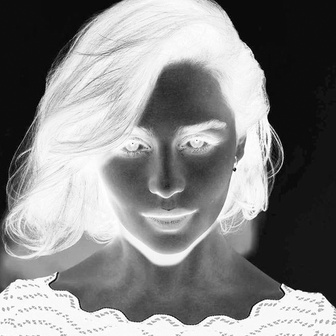
#> input picture Assignment21/img/1.jpg, 336 x 336 px, shrunk from 645 x 645 before the run, found by its file name
$ jupyter execute --allow-errors dice_recognition.ipynb
#> lines starting #> are read from the running program, lines starting #| are printed output that depends on the picture; after the words box and inside, x2 and y2 are one past the last pixel; in counts of white or black regions, pixels touching at a corner belong together; long printed decimals are rounded
[cell 1]
import cv2
import numpy as np
import matplotlib.pyplot as plt

[cell 2]
img = cv2.imread('img/0.jpg')

#> (the rest of this cell did not finish here and is left out)

#> (a cell that did not finish here is left out)

#> (a cell that did not finish here is left out)

#> (a cell that did not finish here is left out)

#> (a cell that did not finish here is left out)

#> (a cell that did not finish here is left out)

#> (a cell that did not finish here is left out)

#> (a cell that did not finish here is left out)

#> (a cell that did not finish here is left out)

#> (a cell that did not finish here is left out)

#> (a cell that did not finish here is left out)

[cell 13]
# [21 lines of commented-out code are left out]

[cell 14]
# 1.jpg
img = cv2.imread('img/1.jpg')
#> img is the input picture: shape (336, 336, 3); min 0, max 255, mean 133.8

rgb_img = cv2.cvtColor(img, cv2.COLOR_BGR2RGB)
plt.imshow(rgb_img)
plt.show()

[cell 15]
gray_img = cv2.cvtColor(img, cv2.COLOR_BGR2GRAY)
plt.imshow(gray_img, cmap='gray')
plt.show()

[cell 16]
thresh = cv2.threshold(gray_img,220,255, cv2.THRESH_BINARY_INV)[1]
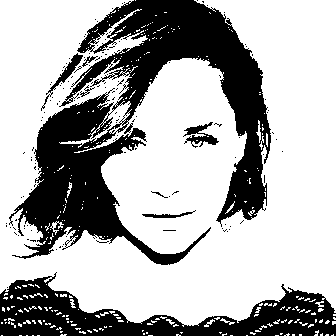
#> thresh: shape (336, 336); 68.2% white; 138 black regions (129 under 20 px), largest, box (x1, y1, x2, y2) and area: (9, 0, 271, 265) 25361, (0, 272, 336, 336) 9204, (183, 122, 219, 148) 370


detected_edges = cv2.Canny(thresh,9, 150, 3)
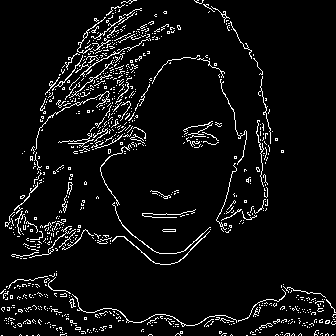
#> detected_edges: shape (336, 336); 5.9% white in thin lines or dots

# [8 lines of commented-out code are left out]

circles = cv2.HoughCircles(detected_edges,cv2.HOUGH_GRADIENT,1.2,20,param1=50,param2=25,minRadius=3,maxRadius=35)
#> circles = 24 rows, first 8: [114.6, 45, 29.04], [108.6, 79.8, 29.04], [76.2, 112.2, 31.68], [100.2, 113.4, 31.68], [53.4, 216.6, 34.32], [95.4, 60.6, 18.48], [162.6, 229.8, 33], [114.6, 132.6, 17.16]
print(circles)
#| [[[114.600  45.        29.040]
#|   [108.600  79.8       29.040]
#|   [ 76.200 112.200  31.68    ]
#|   [100.200 113.4       31.68    ]
#|   [ 53.4      216.6       34.32    ]
#|   [ 95.4       60.600  18.48    ]
#|   [162.6      229.8       33.      ]
#|   [114.600 132.6       17.16    ]
#|   [ 36.600 305.400   25.08    ]
#|   [ 18.6      234.6       22.2     ]
#|   [ 78.600  72.600  17.16    ]
#|   [132.6       29.400  17.16    ]
#> (further printed lines are left out)

plt.imshow(detected_edges, cmap='gray')
plt.show()

[cell 17]
circles=circles[0,:]
for i in circles:
    # draw the outer circle
    cv2.circle(rgb_img,(int(i[0]),int(i[1])),int(i[2]),(0,255,0),2)
    # draw the center of the circle
    cv2.circle(rgb_img,(int(i[0]),int(i[1])),2,(0,0,255),3)
#> this loop made 24 passes
#> i on passes 1 to 12: [114.6, 45, 29.04], [108.6, 79.8, 29.04], [76.2, 112.2, 31.68], [100.2, 113.4, 31.68], [53.4, 216.6, 34.32], [95.4, 60.6, 18.48], [162.6, 229.8, 33], [114.6, 132.6, 17.16], [36.6, 305.4, 25.08], [18.6, 234.6, 22.2], [78.6, 72.6, 17.16], [132.6, 29.4, 17.16]
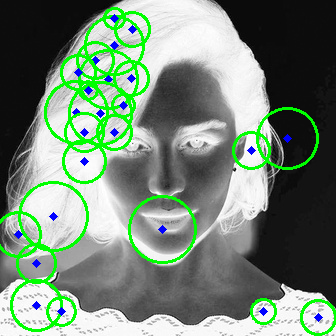
#> rgb_img: shape (336, 336, 3); 8.39% of pixels changed, all inside (x1, y1, x2, y2) = (0, 7, 336, 336)

plt.imshow(rgb_img)
plt.show()

[cell 18]
contours, hierarchy = cv2.findContours(detected_edges, cv2.RETR_EXTERNAL, cv2.CHAIN_APPROX_SIMPLE)
#> contours = 833 contours, 822 with area under 20; largest, box (x1, y1, x2, y2) and area: (112, 231, 210, 265) 44, (112, 202, 211, 254) 34, (77, 17, 106, 54) 30, (52, 55, 83, 91) 29, (72, 294, 237, 327) 28

[cell 19]
print(len(contours))
#| 833
print((hierarchy[0]))
#> (printed output is left out)

[cell 20]
# since we have 2 dices and we want score of each one we need to split 'em into two image then recognise their scores.
x0, y0, w0, h0= cv2.boundingRect(contours[0])
#> x0 = 322; y0 = 335; w0 = 1; h0 = 1
cv2.rectangle(rgb_img, (x0,y0),(x0+w0,y0+h0), (0,255,0),5)
#> rgb_img: shape (336, 336, 3); 0.01% of pixels changed, all inside (x1, y1, x2, y2) = (322, 334, 327, 336)

x1, y1, w1, h1= cv2.boundingRect(contours[1])
#> x1 = 287; y1 = 335; w1 = 1; h1 = 1
cv2.rectangle(rgb_img, (x1,y1),(x1+w1,y1+h1), (0,255,0),5)
#> rgb_img: shape (336, 336, 3); mean R, G, B 116.4, 135.7, 118.6


plt.imshow(rgb_img)

[cell 21]
dice0 = detected_edges[y0:y0+h0, x0:x0+w0]
#> dice0 = [255]
dice1 = detected_edges[y1:y1+h1, x1:x1+w1]
#> dice1 = [255]

plt.imshow(dice0, cmap='gray')
plt.show()
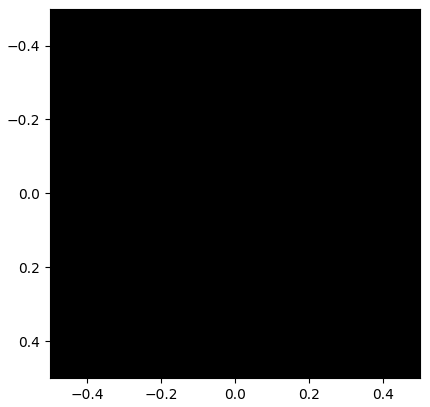
#> figure drawn by matplotlib, 1 panel
plt.imshow(dice1, cmap='gray')
plt.show()

[cell 22]
circles0 = cv2.HoughCircles(dice0,cv2.HOUGH_GRADIENT,1.2,20,param1=50,param2=25,minRadius=3,maxRadius=35)
#> circles0 = None
circles1 = cv2.HoughCircles(dice1,cv2.HOUGH_GRADIENT,1.2,20,param1=50,param2=25,minRadius=3,maxRadius=35)
#> circles1 = None
#> (the rest of this cell did not finish here and is left out)

$ run again, with Assignment21/img/4.jpg copied over Assignment21/img/1.jpg
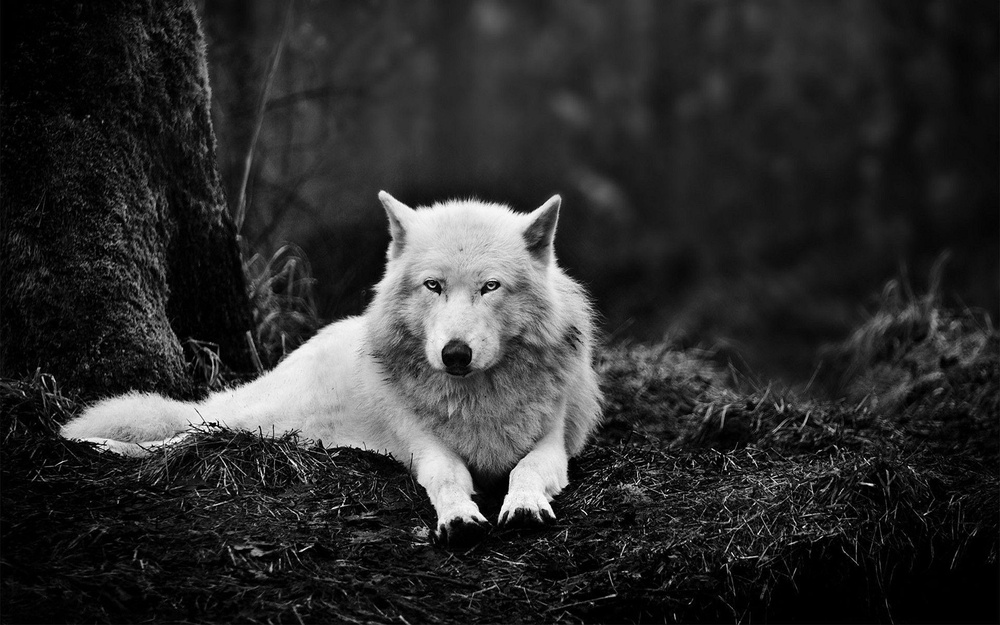
#> input picture Assignment21/img/4.jpg, 1000 x 625 px, shrunk from 1920 x 1200 before the run, found by its file name
#> img is the input picture: shape (625, 1000, 3); min 0, max 255, mean 45.4
#> thresh: shape (625, 1000); 97.9% white; 319 black regions (305 under 20 px), largest, box (x1, y1, x2, y2) and area: (194, 317, 369, 424) 5178, (380, 191, 552, 241) 2689, (499, 449, 564, 518) 1696
#> detected_edges: shape (625, 1000); 0.81% white in thin lines or dots, all inside (x1, y1, x2, y2) = (57, 190, 872, 565)
#> circles = [[528.6, 475.8, 20.76], [479.4, 490.2, 30.36], [450.6, 503.4, 13.08], [480.6, 238.2, 18], [438.6, 485.4, 14.4], [450.6, 231, 16.68], [545.4, 463.8, 11.64], [420.6, 222.6, 14.28], [552.6, 486.6, 13.2], [531, 509.4, 18.48], [451.8, 333, 17.04], [243, 399, 15.24]]
#| [[[528.600  475.800   20.76    ]
#|   [479.400  490.2       30.36    ]
#|   [450.6      503.400   13.08    ]
#|   [480.6      238.200   18.      ]
#|   [438.6      485.400   14.400]
#|   [450.6      231.000   16.68    ]
#> (further printed lines are left out)
#> the loop `for i in circles:` made 12 passes
#> after the loop `for i in circles:`:
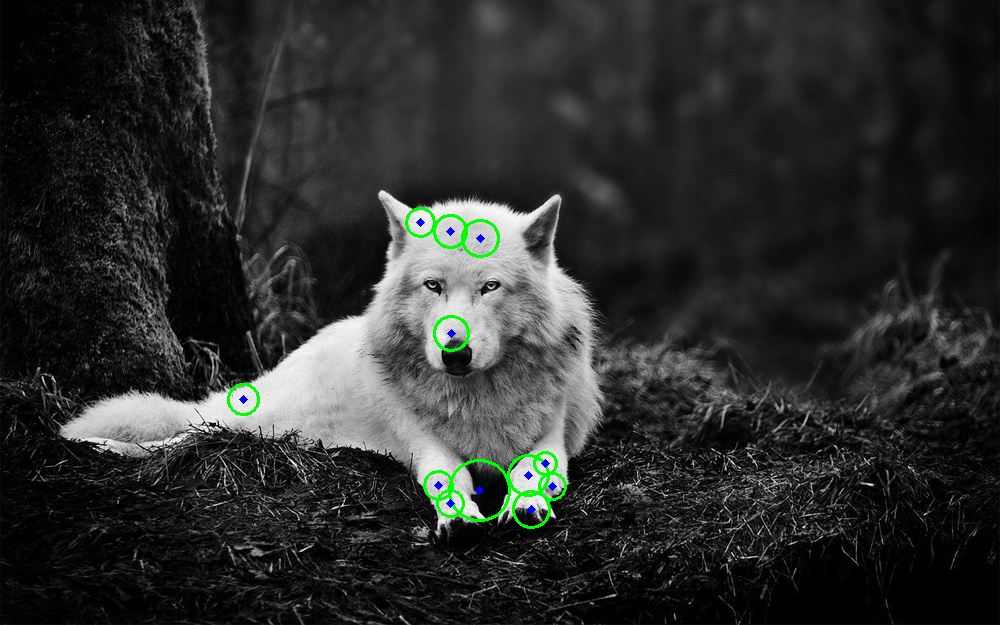
#> rgb_img: shape (625, 1000, 3); 0.64% of pixels changed, all inside (x1, y1, x2, y2) = (227, 207, 567, 529)
#> contours = 581 contours, 578 with area under 20; largest, box (x1, y1, x2, y2) and area: (380, 190, 445, 212) 28, (538, 483, 555, 516) 27, (513, 201, 548, 235) 23
#| 581
#> (printed output is left out)
#> x0 = 516; y0 = 562; w0 = 3
#> x1 = 742; y1 = 556; w1 = 3
#> dice0 = [[255, 255, 255], [255, 0, 255], [255, 255, 255]]
#> `plt.show()`:
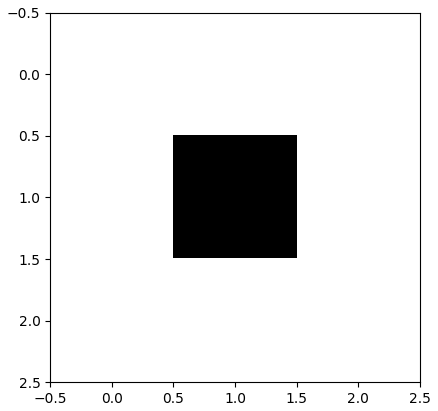
#> figure drawn by matplotlib, 1 panel
#> circles0 = None
